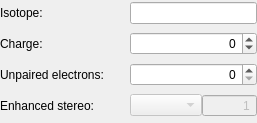
<?xml version="1.0" encoding="UTF-8"?>
<ui version="4.0">
 <class>CommonAtomPropertiesWidget</class>
 <widget class="QWidget" name="CommonAtomPropertiesWidget">
  <property name="geometry">
   <rect>
    <x>0</x>
    <y>0</y>
    <width>257</width>
    <height>123</height>
   </rect>
  </property>
  <property name="windowTitle">
   <string>Form</string>
  </property>
  <layout class="QGridLayout" name="gridLayout">
   <property name="leftMargin">
    <number>0</number>
   </property>
   <property name="topMargin">
    <number>0</number>
   </property>
   <property name="rightMargin">
    <number>0</number>
   </property>
   <property name="bottomMargin">
    <number>0</number>
   </property>
   <property name="horizontalSpacing">
    <number>0</number>
   </property>
   <item row="1" column="0">
    <widget class="QLabel" name="charge_lbl">
     <property name="toolTip">
      <string>Formal charge</string>
     </property>
     <property name="text">
      <string>Charge:</string>
     </property>
    </widget>
   </item>
   <item row="3" column="0">
    <widget class="QLabel" name="enhanced_stereo_lbl">
     <property name="toolTip">
      <string>Chiral center label for enhanced stereochemistry - ABS (absolute) is the default; AND / OR require a group identifier</string>
     </property>
     <property name="text">
      <string>Enhanced stereo:</string>
     </property>
    </widget>
   </item>
   <item row="0" column="0">
    <widget class="QLabel" name="isotope_lbl">
     <property name="minimumSize">
      <size>
       <width>130</width>
       <height>0</height>
      </size>
     </property>
     <property name="toolTip">
      <string>Isotope number</string>
     </property>
     <property name="text">
      <string>Isotope:</string>
     </property>
    </widget>
   </item>
   <item row="2" column="0">
    <widget class="QLabel" name="unpaired_electrons_lbl">
     <property name="toolTip">
      <string>Number of unpaired electrons - defines the radical character of the system</string>
     </property>
     <property name="text">
      <string>Unpaired electrons:</string>
     </property>
    </widget>
   </item>
   <item row="3" column="1">
    <widget class="QComboBox" name="enhanced_stereo_combo">
     <property name="enabled">
      <bool>false</bool>
     </property>
     <property name="toolTip">
      <string/>
     </property>
    </widget>
   </item>
   <item row="3" column="2">
    <widget class="QSpinBox" name="enhanced_stereo_sb">
     <property name="enabled">
      <bool>false</bool>
     </property>
     <property name="toolTip">
      <string>Group identifier - must be an integer</string>
     </property>
     <property name="alignment">
      <set>Qt::AlignRight|Qt::AlignTrailing|Qt::AlignVCenter</set>
     </property>
     <property name="buttonSymbols">
      <enum>QAbstractSpinBox::NoButtons</enum>
     </property>
     <property name="minimum">
      <number>1</number>
     </property>
    </widget>
   </item>
   <item row="2" column="1" colspan="2">
    <widget class="QSpinBox" name="unpaired_elec_sb">
     <property name="alignment">
      <set>Qt::AlignRight|Qt::AlignTrailing|Qt::AlignVCenter</set>
     </property>
     <property name="maximum">
      <number>4</number>
     </property>
    </widget>
   </item>
   <item row="1" column="1" colspan="2">
    <widget class="QSpinBox" name="charge_sb">
     <property name="alignment">
      <set>Qt::AlignRight|Qt::AlignTrailing|Qt::AlignVCenter</set>
     </property>
     <property name="minimum">
      <number>-8</number>
     </property>
     <property name="maximum">
      <number>8</number>
     </property>
    </widget>
   </item>
   <item row="0" column="1" colspan="2">
    <widget class="QLineEdit" name="isotope_le">
     <property name="clearButtonEnabled">
      <bool>true</bool>
     </property>
    </widget>
   </item>
  </layout>
 </widget>
 <resources/>
 <connections/>
</ui>
